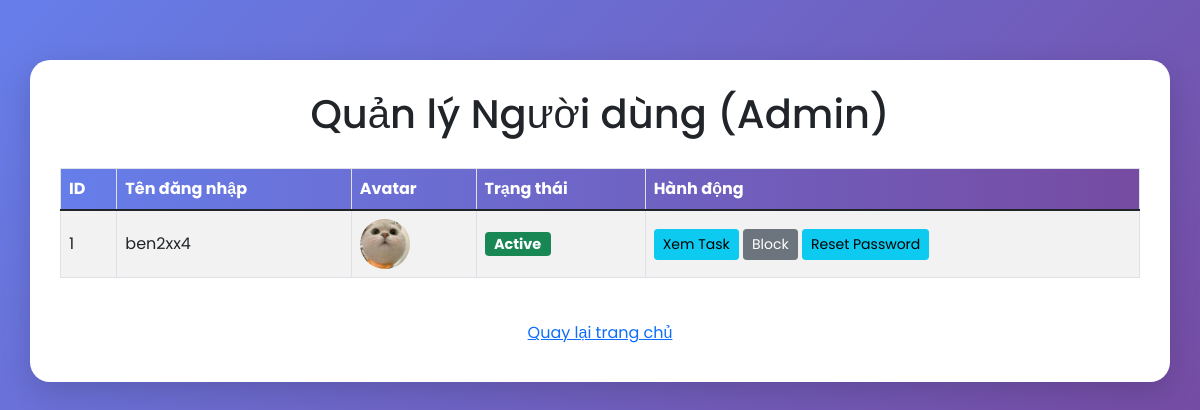
Page /admin (signed in) on the earlier database version.
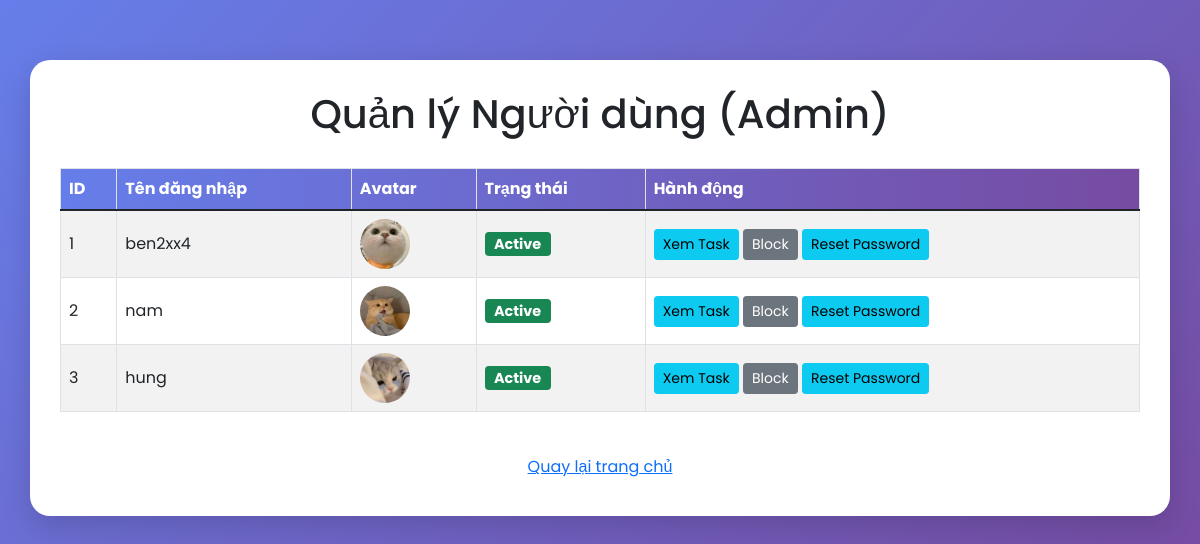
Same page on the later database version.
### app.py (models this page shows)
class User(db.Model):
    id = db.Column(db.Integer, primary_key=True)
    username = db.Column(db.String(50), unique=True, nullable=False)
    password = db.Column(db.String(200), nullable=False)
    is_admin = db.Column(db.Boolean, default=False)
    is_blocked = db.Column(db.Boolean, default=False)
    avatar = db.Column(db.String(255), nullable=True)
    tasks = db.relationship('Task', backref='user', lazy=True)

### app.py (the view)
@app.route('/admin')
def admin():
    user = current_user()
    if not user or not user.is_admin:
        flash('Bạn không có quyền truy cập trang này.')
        return redirect(url_for('home'))
    if user.is_blocked:
        flash('Tài khoản của bạn đã bị khóa!')
        return redirect(url_for('home'))
    users = User.query.all()
    return render_template('admin.html', user=user, users=users)

### app.py (called while the page is built)
def current_user():
    if 'user_id' in session:
        return User.query.get(session['user_id'])
    return None

### Templates/admin.html (shortened to what this page needs)
<!DOCTYPE html>
<html lang="vi">
<head>
  <link href="https://cdn.jsdelivr.net/npm/bootstrap@5.1.3/dist/css/bootstrap.min.css" rel="stylesheet">
</head>
<body>
  <div class="container">
    <h1>Quản lý Người dùng (Admin)</h1>
    <div class="table-responsive">
      <table class="table table-bordered table-striped">
        <thead>
          <tr>
            <th>ID</th>
            <th>Tên đăng nhập</th>
            <th>Avatar</th>
            <th>Trạng thái</th>
            <th>Hành động</th>
          </tr>
        </thead>
        <tbody>
          {% for u in users %}
          <tr>
            <td>{{ u.id }}</td>
            <td>{{ u.username }}</td>
            <td>
              {% if u.avatar %}
                <img
                  src="{{ url_for('static', filename=u.avatar) }}"
                  alt="Avatar"
                  class="user-avatar"
                />
              {% else %}
                <span class="text-muted">Chưa có</span>
              {% endif %}
            </td>
            <td>
              {% if u.is_blocked %}
                <span class="badge bg-danger">Blocked</span>
              {% else %}
                <span class="badge bg-success">Active</span>
              {% endif %}
            </td>
            <td>
              <a href="{{ url_for('admin_user_tasks', user_id=u.id) }}" class="btn btn-sm btn-info">Xem Task</a>
              {% if u.is_blocked %}
                <a href="{{ url_for('unblock_user', user_id=u.id) }}" class="btn btn-sm btn-warning">Unblock</a>
              {% else %}
                <a href="{{ url_for('block_user', user_id=u.id) }}" class="btn btn-sm btn-secondary">Block</a>
              {% endif %}
              <a href="{{ url_for('reset_password', user_id=u.id) }}" class="btn btn-sm btn-info">Reset Password</a>
            </td>
          </tr>
          {% endfor %}
        </tbody>
      </table>
    </div>
    <a href="{{ url_for('home') }}" class="btn btn-link">Quay lại trang chủ</a>
  </div>
</body>
</html>

Differences in the rows shown:
added User: id "2", username "nam", avatar (picture), is_blocked "Active"
added User: id "3", username "hung", avatar (picture), is_blocked "Active"
